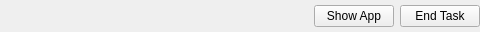
<?xml version="1.0" encoding="UTF-8"?>
<ui version="4.0">
 <class>HolderRow</class>
 <widget class="QWidget" name="HolderRow">
  <property name="geometry">
   <rect>
    <x>0</x>
    <y>0</y>
    <width>480</width>
    <height>32</height>
   </rect>
  </property>
  <layout class="QHBoxLayout" name="row_layout">
   <property name="leftMargin">
    <number>0</number>
   </property>
   <property name="topMargin">
    <number>0</number>
   </property>
   <property name="rightMargin">
    <number>0</number>
   </property>
   <property name="bottomMargin">
    <number>0</number>
   </property>
   <item>
    <widget class="QLabel" name="name_label">
     <property name="sizePolicy">
      <sizepolicy hsizetype="Expanding" vsizetype="Preferred">
       <horstretch>1</horstretch>
       <verstretch>0</verstretch>
      </sizepolicy>
     </property>
     <property name="text">
      <string/>
     </property>
     <property name="textInteractionFlags">
      <set>Qt::TextInteractionFlag::TextSelectableByMouse</set>
     </property>
    </widget>
   </item>
   <item>
    <widget class="QPushButton" name="show_button">
     <property name="text">
      <string>Show App</string>
     </property>
    </widget>
   </item>
   <item>
    <widget class="QPushButton" name="end_button">
     <property name="text">
      <string>End Task</string>
     </property>
    </widget>
   </item>
  </layout>
 </widget>
 <resources/>
 <connections/>
</ui>
